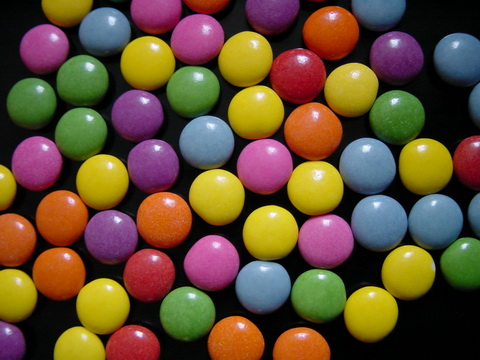
#> input picture app/lab05/data/candy.jpg, 480 x 360 px
$ python hough_circle.py
#> lines starting #> are read from the running program, lines starting #| are printed output that depends on the picture
#-*-coding:utf-8-*-

import cv2
import numpy as np

img = cv2.imread('../data/candy.jpg', 0)
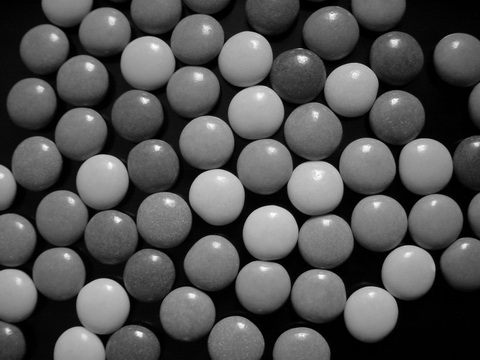
#> img: shape (360, 480); min 0, max 255, mean 80.6
img = cv2.medianBlur(img, 5)
cimg = cv2.cvtColor(img, cv2.COLOR_GRAY2BGR)

circles = cv2.HoughCircles(img, cv2.HOUGH_GRADIENT, 1, 50,
                            param1=50, param2=30, minRadius=5, maxRadius=70)
#> circles = 48 rows, first 8: [396.5, 117.5, 27.7], [102.5, 180.5, 26.6], [262.5, 285.5, 27.3], [147.5, 62.5, 27.1], [137.5, 115.5, 25.8], [351.5, 89.5, 27.5], [366.5, 165.5, 28.6], [44.5, 49.5, 25.2]

circles = np.uint16(np.around(circles))
#> circles = 48 rows, first 8: [396, 118, 28], [102, 180, 27], [262, 286, 27], [148, 62, 27], [138, 116, 26], [352, 90, 28], [366, 166, 29], [44, 50, 25]
for i in circles[0,:]:
    # draw the outer circle
    cv2.circle(cimg, (i[0], i[1]), i[2] ,(0, 255, 0), 2)
    # draw the center of the circle
    cv2.circle(cimg, (i[0], i[1]), 2, (0, 0, 255), 3)
#> this loop made 48 passes
#> i on passes 1 to 12: [396, 118, 28], [102, 180, 27], [262, 286, 27], [148, 62, 27], [138, 116, 26], [352, 90, 28], [366, 166, 29], [44, 50, 25], [424, 166, 28], [264, 166, 28], [186, 312, 27], [254, 112, 29]
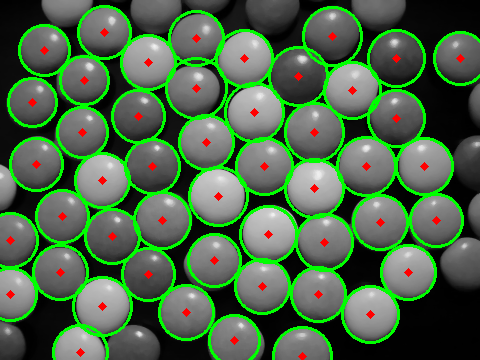
#> cimg: shape (360, 480, 3); mean B, G, R 71.6, 104.2, 74.5

cv2.imshow('detected circles', cimg)
cv2.imshow('image', img)

if cv2.waitKey(0) & 0xff == 27:
#> (key Esc is pressed here)
    cv2.destroyAllWindows()
